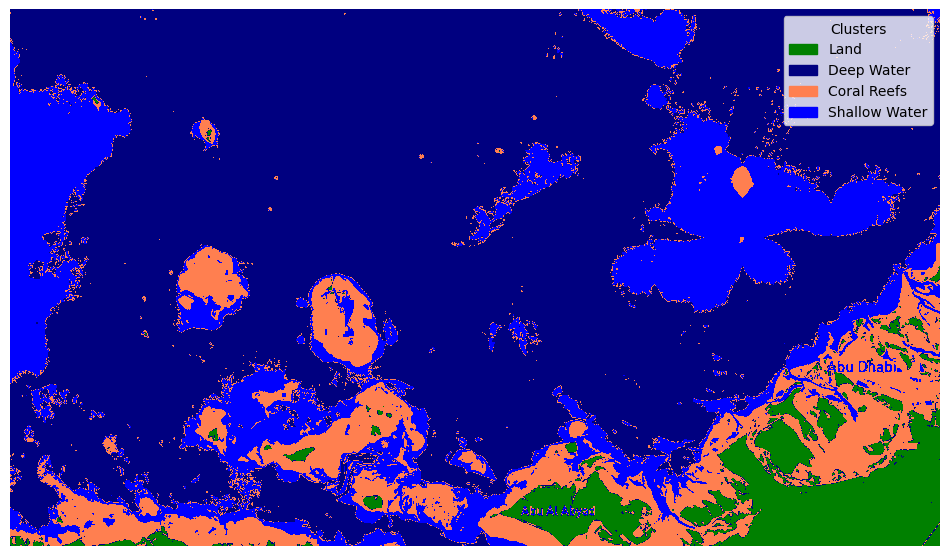
#> input picture result.tiff, 950 x 556 px, given in place of result.bmp, which was not available
$ jupyter execute bitmap_things.ipynb
#> lines starting #> are read from the running program, lines starting #| are printed output that depends on the picture; pictures that were not available may be replaced by others from this repository, and a replacement may not be noted
[cell 1]
from PIL import Image

# Specify the path to the bitmap file
bitmap_path = "result.bmp"

# Open the bitmap file
bitmap_image = Image.open(bitmap_path)
#> bitmap_image is the input picture: PIL image 950x556 RGBA; mean R, G, B, A 49.5, 41.7, 145.4, 255

# Display some information about the image
print("Image format:", bitmap_image.format)
#| Image format: TIFF
print("Image size:", bitmap_image.size)
#| Image size: (950, 556)
print("Image mode:", bitmap_image.mode)
#| Image mode: RGBA

# Separate the image into four colors
colors = bitmap_image.split()

# bitmap_image.show()
# display the first color
# colors[1].show()

# Get a matrix of the pixel values in the image
# pixel_matrix = bitmap_image.load()
# print("Pixel at (0, 0):", pixel_matrix[0, 0])


# # Crop the image
cropped_image = bitmap_image.crop((440, 130, 600, 260))
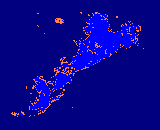
#> cropped_image: PIL image 160x130 RGBA; mean R, G, B, A 7.4, 3.7, 141.4, 255

cropped_image.show()

# # Save the cropped image
cropped_image.save("cropped.bmp")

[cell 2]
from PIL import Image
import networkx as nx
import matplotlib.pyplot as plt

def is_green(pixel):
    # Define what you consider as "green"
    # This can be adjusted based on the specific shade of green in the image
    return pixel[0] < 100 and pixel[1] > 150 and pixel[2] < 100

def is_orange(pixel):
    # Define what you consider as "orange"
    # This can be adjusted based on the specific shade of orange in the image
    return pixel[0] > 200 and pixel[1] > 100 and pixel[2] < 100

def add_edges(graph, node, neighbors):
    for neighbor in neighbors:
        if neighbor in graph:
            graph.add_edge(node, neighbor)

def build_graph_from_image(file_path):
    # Load the image
#> called with file_path = 'cropped.bmp'
    image = Image.open(file_path)
    pixels = image.load()
    width, height = image.size
#> width = 160; height = 130

    # Create a graph
    graph = nx.Graph()

    # Process each pixel
    for x in range(width):
        for y in range(height):
            if is_orange(pixels[x, y]):
                node = (x, y)
                graph.add_node(node)
                # Check for neighbors within 2 pixels distance
                neighbors = [(x + dx, y + dy) for dx in range(-2, 3) for dy in range(-2, 3) if (dx, dy) != (0, 0)]
                add_edges(graph, node, neighbors)

    return graph

# Path to your image
image_path = 'cropped.bmp'

# Build the graph
G = build_graph_from_image(image_path)

# Draw the graph (this can be very dense and might not be very informative visually for large images)
nx.draw(G, with_labels=True)
# Make the nodes smaller and the plot less cluttered
nx.draw(G, with_labels=True, node_size=10)

plt.show()
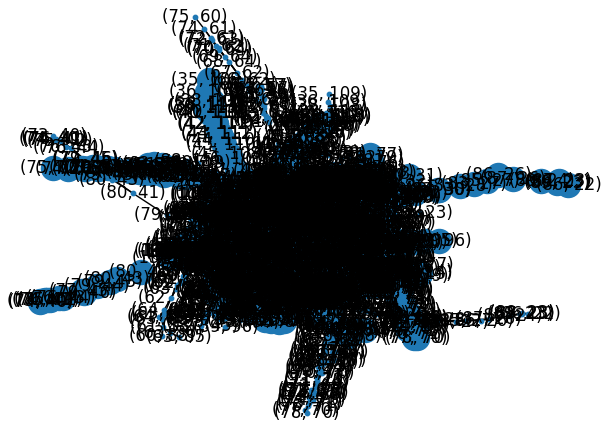
#> figure drawn by matplotlib, 1 panel

[cell 3]
# Clear the plot
plt.clf()
# Draw them with the position based on the pixel coordinates
nx.draw(G, pos=dict((n, n) for n in G.nodes()), with_labels=False, node_size=10)
plt.show()
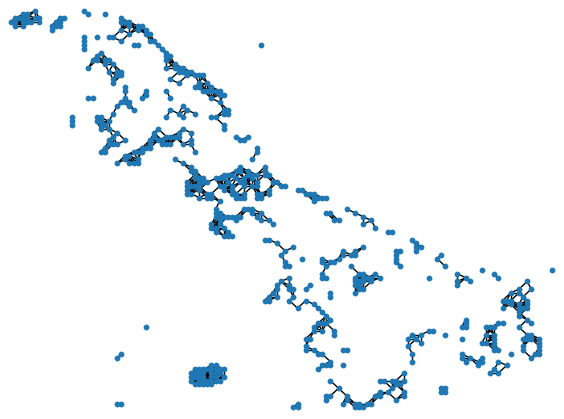
#> figure drawn by matplotlib, 1 panel

[cell 4]
len(G.nodes)
#> Out = 603
